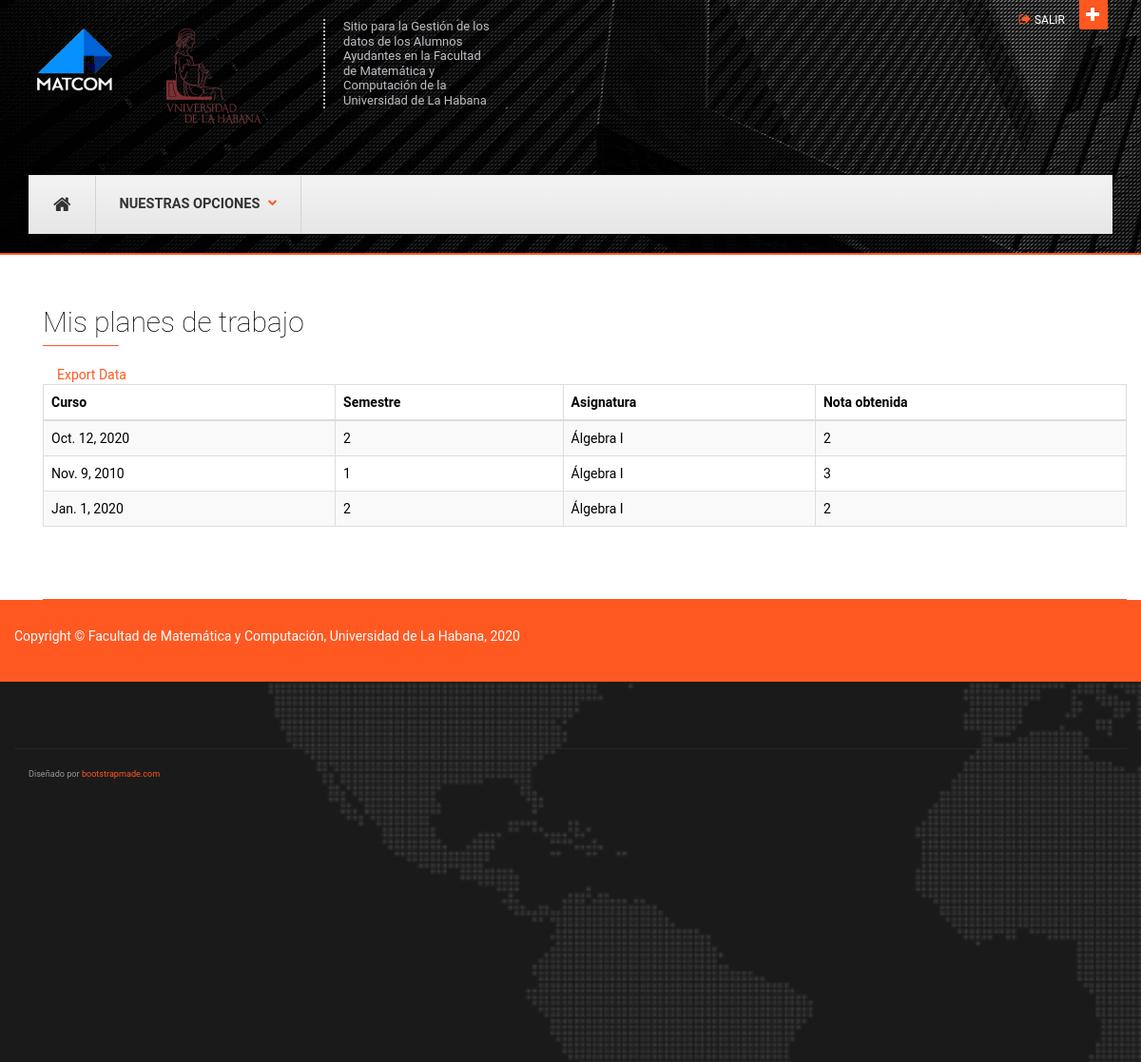
Page /mis_planes/2 on the committed database.
### estudiante/models.py (models this page shows)
class PlanTrabajo(models.Model):
    plan_file_path = 'static/planes/'
    evaluacion = models.IntegerField("Evaluación")
    curso = models.DateField("Curso")
    semestre = models.SmallIntegerField("Semestre")
    asignatura = models.ForeignKey(Asignatura, verbose_name = "Asignatura", on_delete = models.CASCADE)
    estudiante = models.ForeignKey(Estudiante, verbose_name="Estudiante", on_delete=models.CASCADE)
    tutor = models.ForeignKey(Profesor, verbose_name="Redactado por", on_delete=models.CASCADE)

### asignatura/models.py (models this page shows)
class Asignatura(models.Model):
    nombre = models.CharField("Nombre", max_length=200, unique=True)
    class Meta(User.Meta):
        verbose_name = 'asignatura'
        verbose_name_plural = 'asignaturas'
    def __str__(self):
        return '{}'.format(self.nombre)

### estudiante/views.py (the view)
# urls.py: path('mis_planes/<int:pk>', EPlanTrabajoListView.as_view(), name= 'plan_est'),
class EPlanTrabajoListView(ListView):
    model = PlanTrabajo
    template_name = "estudiante/estudiante_plan_list.html"
    def get_queryset(self):
        return PlanTrabajo.objects.filter(estudiante_id= self.kwargs['pk'])

### templates/estudiante/estudiante_plan_list.html
  {% extends 'estudiante/index.html' %}
  {% block body %}
  <div class="container"style= "color:black">
    <div class="block block-border-bottom">
    	<h2 class="block-title">Mis planes de trabajo</h2>
      <table class="table table-striped table-bordered">
        <thead>
          <tr>
            <th>Curso</th>
            <th>Semestre</th>
            <th>Asignatura</th>
            <th>Nota obtenida</th>
          </tr>
        </thead>
        <tbody>
		{% if object_list %}
            <a href="{% url 'estudiantes:plan_export' %}" class="col-md-12">Export Data</a>
            {% for plan in object_list %}
              <tr>
                <td> {{ plan.curso }} </td>
                <td> {{ plan.semestre }} </td>
                <td> {{ plan.asignatura }} </td>
                <td> {{ plan.evaluacion }} </td>
              </tr>
            {% endfor %}
          {% else %}
            <h1> No hay planes registrados</h1>
          {%endif%}
        </tbody>
      </table>
		</div>
	</div>
</div>
{% endblock  %}

### static/css/style.css (style rules this page uses)
.block { padding: 4em 0; }
.block:before, .block:after { content: " "; display: table; }
.block:after { clear: both; }
.block .block-title { margin-top: 0; position: relative; margin-bottom: 30px; }
.block .block-title:after { width: 80px; height: 1px; background: #ff5821; content: ''; display: block; position: absolute; bottom: -10px; }
.block.block-border-bottom { border-bottom: 1px solid #ff5821; }
h1, h2, h3, h4, h5, h6, .h1, .h2, .h3, .h4, .h5, .h6 { line-height: 1; }
h2, .h2 { font-size: 30px; }
body, html { font-family: "Roboto", sans-serif; }
h1, h2, h3, h4 { font-weight: 100; }
a { color: #ff5821; }

### rows in the picture
PlanTrabajo: curso "Oct. 12, 2020", semestre "2", asignatura "Álgebra I", evaluacion "2"
PlanTrabajo: curso "Nov. 9, 2010", semestre "1", asignatura "Álgebra I", evaluacion "3"
PlanTrabajo: curso "Jan. 1, 2020", semestre "2", asignatura "Álgebra I", evaluacion "2"
